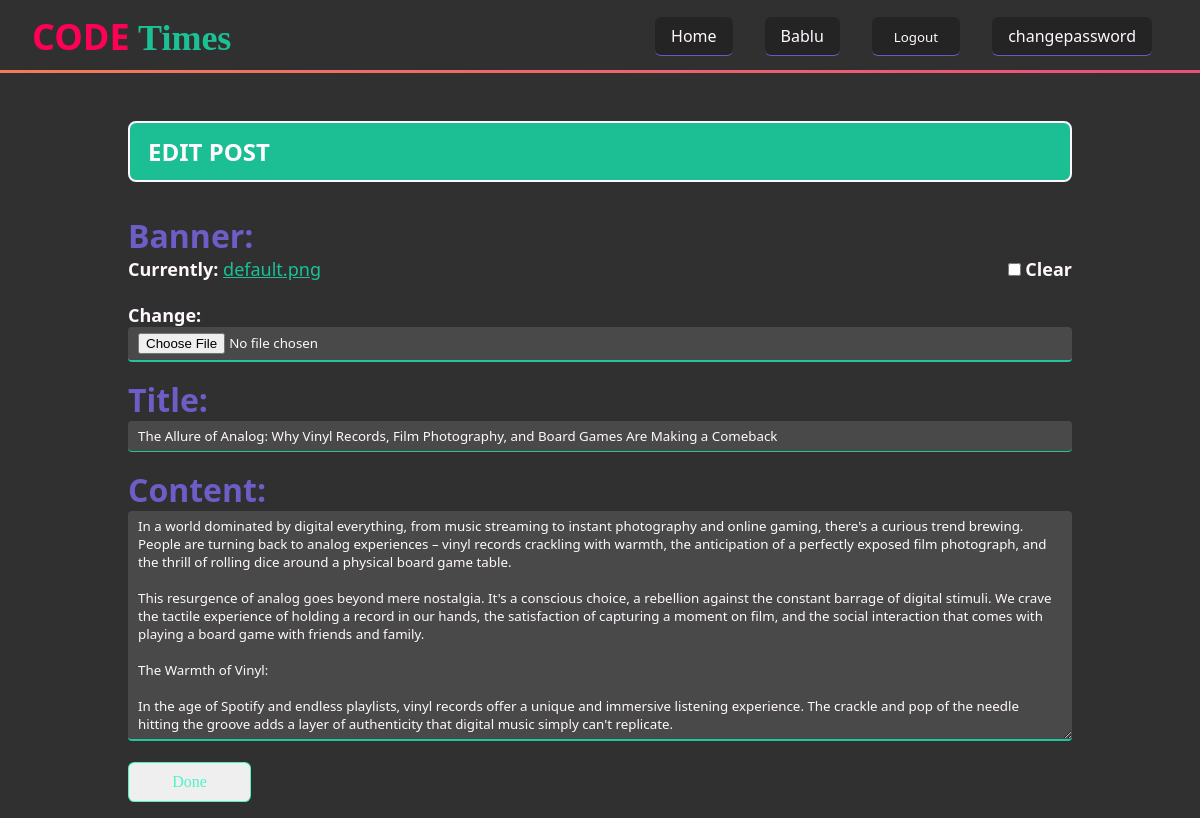
Before: /post/21/edit/ (signed in) with the older database file.
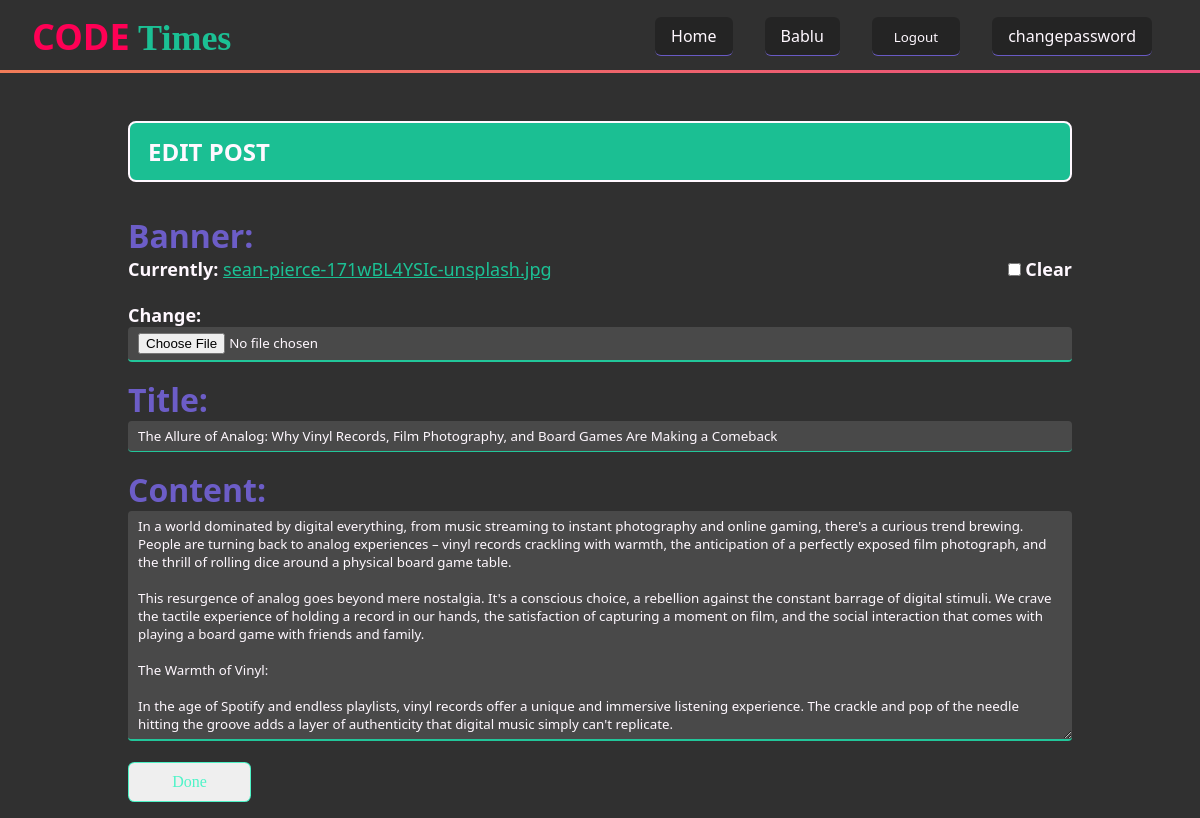
After: the same page with the newer database file.
### blog/models.py (models this page shows, shortened)
class Post(models.Model):
    title = models.CharField(max_length=100)
    content = models.TextField()
    author = models.ForeignKey(User, on_delete=models.CASCADE)
    created_at = models.DateTimeField(auto_now_add=True)
    banner = models.ImageField(upload_to='', default='default.png', blank=True)
    class Meta:
        ordering = ['-created_at']

### blog/views.py (the view)
# urls.py: path('post/<int:pk>/edit/', views.edit, name='edit'),
@login_required
def edit(request, pk):
    post = get_object_or_404(Post, pk=pk, author=request.user)
    post.save()
    if request.method == 'POST':
        form = EditPost(request.POST, instance=post)
        if form.is_valid():
            post.save()
            messages.success(request, "Updated succesfully")
            return redirect('post_list')
    else:
        form = EditPost(instance=post)
    return render(request, 'blog/post_edit.html', {'form': form})

### blog/forms.py
class EditPost(forms.ModelForm):
    class Meta:
        model = Post
        fields = ['title', 'content', 'banner']
        widgets = {
            "title": forms.TextInput(attrs={'placeholder': 'Enter your name here...'}),
            "content": forms.Textarea(attrs={"rows": 12, 'placeholder': 'Enter your text here...'}),
        }

### blog/templates/blog/post_edit.html (shortened to what this page needs)
{% extends 'base.html' %}
{% load static %}
{% block link %}
  <link rel="stylesheet" href="{% static 'post_create.css' %}">
{% endblock link %}
{% block content %}
<section>
  <div class="container">
  <div class="main">
    <div class="heading">
      <h1>Edit Post</h1>
    </div>
    <form method="post" enctype="multipart/form-data">
        <p>
          <label for="{{ form.banner.id_for_label }}">Banner:</label>
          <br>
          <div class="chk">
          Currently:
          {% if form.banner.value %}
            <a href="{{ form.banner.value.url }}">{{ form.banner.value.name }}</a>
            <div class="chekbox">
              <input type="checkbox" name="banner-clear" id="banner-clear_id">
              <label for="banner-clear_id">Clear</label><br>
            </div>
          </div>
          {% endif %}
          <br>
          <div class="change-banner">
              Change:
              <input type="file" name="{{ form.banner.name }}" accept="image/*" id="{{ form.banner.id_for_label }}">
          </div>
        </p>
        <p>
            <label for="{{ form.title.id_for_label }}">Title:</label>
            <input type="text" name="{{ form.title.name }}" value="{{ form.title.value }}" placeholder="Enter your name here..." maxlength="100" required id="{{ form.title.id_for_label }}">
        </p>
        <p>
            <label for="{{ form.content.id_for_label }}">Content:</label>
            <textarea name="{{ form.content.name }}" cols="40" rows="12" placeholder="Enter your text here..." required id="{{ form.content.id_for_label }}">{{ form.content.value }}</textarea>
        </p>
        <button type="submit">Done</button>
    </form>
  </div>
  </div>
</section>
{% endblock %}

Changed rows visible on the page:
changed Post: banner.value.name "default.png" → "sean-pierce-171wBL4YSIc-unsplash.jpg"
